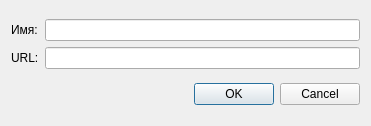
<?xml version="1.0" encoding="UTF-8"?>
<ui version="4.0">
 <class>Dialog</class>
 <widget class="QDialog" name="Dialog">
  <property name="geometry">
   <rect>
    <x>0</x>
    <y>0</y>
    <width>371</width>
    <height>126</height>
   </rect>
  </property>
  <property name="minimumSize">
   <size>
    <width>371</width>
    <height>126</height>
   </size>
  </property>
  <property name="maximumSize">
   <size>
    <width>371</width>
    <height>126</height>
   </size>
  </property>
  <property name="windowTitle">
   <string>Dialog</string>
  </property>
  <layout class="QGridLayout" name="gridLayout">
   <item row="0" column="0">
    <layout class="QHBoxLayout" name="horizontalLayout">
     <item>
      <layout class="QVBoxLayout" name="verticalLayout_2">
       <item>
        <widget class="QLabel" name="label">
         <property name="text">
          <string>Имя:</string>
         </property>
        </widget>
       </item>
       <item>
        <widget class="QLabel" name="label_2">
         <property name="text">
          <string>URL:</string>
         </property>
        </widget>
       </item>
      </layout>
     </item>
     <item>
      <layout class="QVBoxLayout" name="verticalLayout">
       <item>
        <widget class="QLineEdit" name="lineEdit_Name"/>
       </item>
       <item>
        <widget class="QLineEdit" name="lineEdit_Url"/>
       </item>
      </layout>
     </item>
    </layout>
   </item>
   <item row="1" column="0">
    <widget class="QDialogButtonBox" name="buttonBox">
     <property name="orientation">
      <enum>Qt::Horizontal</enum>
     </property>
     <property name="standardButtons">
      <set>QDialogButtonBox::Cancel|QDialogButtonBox::Ok</set>
     </property>
    </widget>
   </item>
  </layout>
 </widget>
 <resources/>
 <connections>
  <connection>
   <sender>buttonBox</sender>
   <signal>accepted()</signal>
   <receiver>Dialog</receiver>
   <slot>accept()</slot>
   <hints>
    <hint type="sourcelabel">
     <x>248</x>
     <y>254</y>
    </hint>
    <hint type="destinationlabel">
     <x>157</x>
     <y>274</y>
    </hint>
   </hints>
  </connection>
  <connection>
   <sender>buttonBox</sender>
   <signal>rejected()</signal>
   <receiver>Dialog</receiver>
   <slot>reject()</slot>
   <hints>
    <hint type="sourcelabel">
     <x>316</x>
     <y>260</y>
    </hint>
    <hint type="destinationlabel">
     <x>286</x>
     <y>274</y>
    </hint>
   </hints>
  </connection>
 </connections>
</ui>
